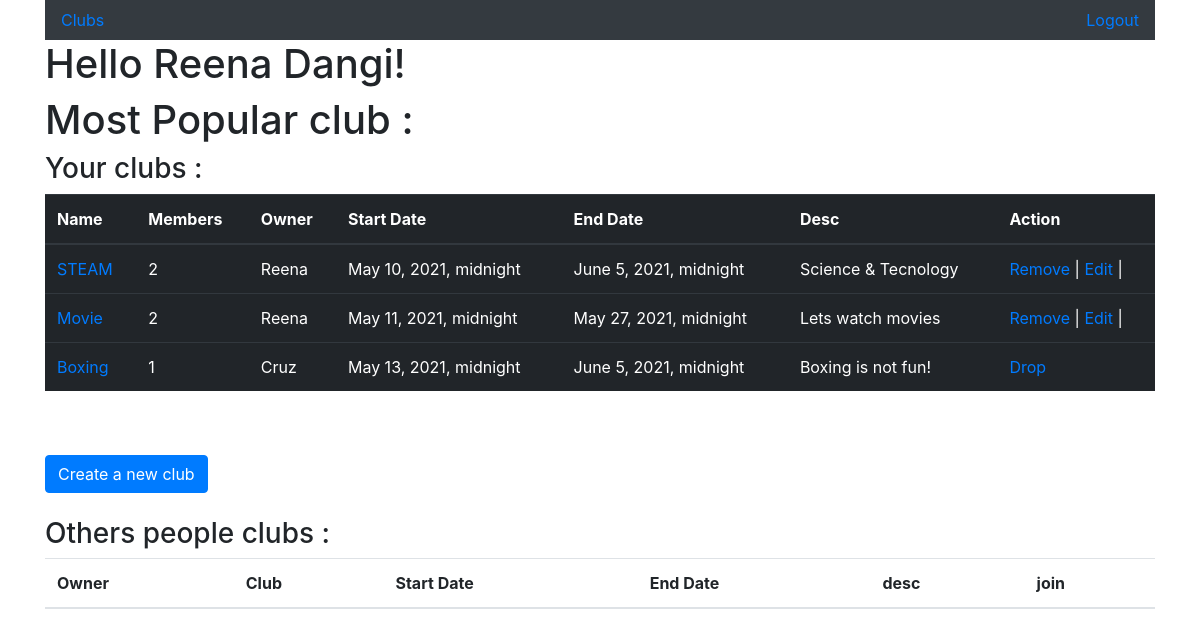
/clubs (signed in), run on the app's committed database.
### clubapp/models.py (models this page shows)
class User(models.Model):
    first_name = models.CharField(max_length=45)
    last_name = models.CharField(max_length=45)
    email = models.EmailField(unique=True)
    password = models.CharField(max_length=255)
    objects = UserManager()

class Club(models.Model):
    name = models.CharField(max_length=255)
    desc = models.TextField()
    date_start = models.DateTimeField()
    date_end = models.DateTimeField()
    owner = models.ForeignKey(User, related_name = "clubs",on_delete=models.CASCADE)
    joined = models.ManyToManyField(User, related_name = "joined_clubs")
    created_at = models.DateTimeField(auto_now_add=True)
    updated_at = models.DateTimeField(auto_now=True)
    objects= ClubManager()

### clubapp/views.py (the view)
# urls.py: path('clubs', views.clubs),
def clubs(request):
    if 'user_id' not in request.session:
        return redirect("/")
    user = User.objects.get(id = request.session['user_id'])
    print(user)
    context = {
		"user": user,
		"user_clubs":Club.objects.filter(owner = user),
        "member_clubs" : Club.objects.filter(joined=user),
		"other_clubs": Club.objects.all().exclude(owner=user).exclude(joined=user),
	}
    return render(request,"clubs.html",context)

### clubapp/templates/clubs.html (shortened to what this page needs)
{% extends "base.html" %}
{% block content %}
<h1>Most Popular club : </h1>
<h3> Your clubs :</h3>
<table class="table table-dark">
    <thead>
        <th>Name</th>
        <th>Members</th>
        <th>Owner</th>
        <th>Start Date</th>
        <th>End Date</th>
        <th>Desc</th>
        <th>Action</th>
    </thead>
    {% for club in user_clubs%}
    <tr>
        <td><a href="/clubs/{{club.id}}">{{club.name}}</a></td>
        <td>{{club.joined.count}}</td>
        <td>{{club.owner.first_name}}</td>
        <td>{{club.date_start}}</td>
        <td>{{club.date_end}}</td>
        <td>{{club.desc}}</td>
        <td><a href="clubs/{{club.id}}/delete"> Remove </a> |
            <a href="clubs/edit/{{club.id}}">Edit</a> |
        </td>
    </tr>
    {% endfor %}
    {% for club in member_clubs%}
    <tr>
        <td><a href="/clubs/{{club.id}}">{{club.name}}</a></td>
        <td>{{club.joined.count}}</td>
        <td>{{club.owner.first_name}}</td>
        <td>{{club.date_start}}</td>
        <td>{{club.date_end}}</td>
        <td>{{club.desc}}</td>
        <td><a href="/clubs/{{club.id}}/cancel">Drop</a></td>
    </tr>
    {% endfor %}
</table> <br><br>
<a href="/clubs/new"><button class="btn btn-primary">Create a new club </button></a>
<br><br>
<h3> Others people clubs :</h3>
<table class="table">
    <thead>
        <th>Owner</th>
        <th>Club</th>
        <th> Start Date</th>
        <th> End Date</th>
        <th>desc</th>
        <th>join</th>
    </thead>
</table>
{% endblock content %}

### clubapp/templates/base.html (shortened to what this page needs)
<!DOCTYPE html>
<html lang="en">
<head>
    <link rel="stylesheet" href="https://maxcdn.bootstrapcdn.com/bootstrap/4.0.0/css/bootstrap.min.css"
>
</head>
<body>
<div class="container">
    <div class="navbar navbar-dark bg-dark justify-content-between">
       <a href="/clubs">Clubs</a>
       <a href="/logout" id="logout"> Logout</a>
    </div>
    <h1 id="welcome"> Hello {{user.first_name}} {{user.last_name}}!</h1>
    {% block content %}
    {% endblock %}
</div>
</body>
</html>

### data on the page
User: first_name "Reena", last_name "Dangi"
Club: name "STEAM", joined.count "2", owner.first_name "Reena", date_start "May 10, 2021, midnight", date_end "June 5, 2021, midnight", desc "Science & Tecnology"
Club: name "Movie", joined.count "2", owner.first_name "Reena", date_start "May 11, 2021, midnight", date_end "May 27, 2021, midnight", desc "Lets watch movies"
Club: name "Boxing", joined.count "1", owner.first_name "Cruz", date_start "May 13, 2021, midnight", date_end "June 5, 2021, midnight", desc "Boxing is not fun!"
